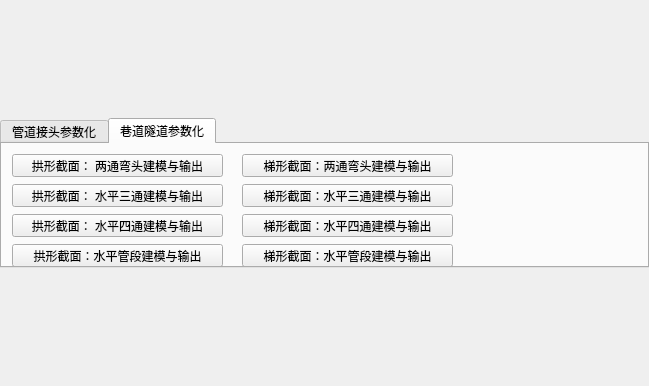
<?xml version="1.0" encoding="UTF-8"?>
<ui version="4.0">
 <class>iXModeBuilderSDK</class>
 <widget class="QMainWindow" name="iXModeBuilderSDK">
  <property name="geometry">
   <rect>
    <x>0</x>
    <y>0</y>
    <width>649</width>
    <height>386</height>
   </rect>
  </property>
  <property name="windowTitle">
   <string>iXModelBuilder-2013-SDK</string>
  </property>
  <property name="windowIcon">
   <iconset resource="myclass.qrc">
    <normaloff>:/MyClass/main.ico</normaloff>:/MyClass/main.ico</iconset>
  </property>
  <widget class="QWidget" name="centralWidget">
   <layout class="QHBoxLayout" name="horizontalLayout">
    <property name="spacing">
     <number>0</number>
    </property>
    <property name="margin">
     <number>0</number>
    </property>
    <item>
     <layout class="QVBoxLayout" name="verticalLayout">
      <property name="spacing">
       <number>0</number>
      </property>
      <item>
       <widget class="QTabWidget" name="tabWidget">
        <property name="sizePolicy">
         <sizepolicy hsizetype="Expanding" vsizetype="Fixed">
          <horstretch>0</horstretch>
          <verstretch>0</verstretch>
         </sizepolicy>
        </property>
        <property name="minimumSize">
         <size>
          <width>0</width>
          <height>150</height>
         </size>
        </property>
        <property name="maximumSize">
         <size>
          <width>16777215</width>
          <height>150</height>
         </size>
        </property>
        <property name="currentIndex">
         <number>1</number>
        </property>
        <widget class="QWidget" name="tab">
         <attribute name="title">
          <string>管道接头参数化</string>
         </attribute>
         <widget class="QPushButton" name="circlePipe_1">
          <property name="geometry">
           <rect>
            <x>10</x>
            <y>10</y>
            <width>211</width>
            <height>23</height>
           </rect>
          </property>
          <property name="text">
           <string>圆形截面： 两通弯头建模与输出</string>
          </property>
         </widget>
         <widget class="QPushButton" name="rectPipe_1">
          <property name="geometry">
           <rect>
            <x>250</x>
            <y>10</y>
            <width>211</width>
            <height>23</height>
           </rect>
          </property>
          <property name="text">
           <string>方形截面：两通弯头建模与输出</string>
          </property>
         </widget>
         <widget class="QPushButton" name="circlePipe_2">
          <property name="geometry">
           <rect>
            <x>10</x>
            <y>40</y>
            <width>211</width>
            <height>23</height>
           </rect>
          </property>
          <property name="text">
           <string>圆形截面： 水平三通建模与输出</string>
          </property>
         </widget>
         <widget class="QPushButton" name="circlePipe_4">
          <property name="geometry">
           <rect>
            <x>10</x>
            <y>100</y>
            <width>211</width>
            <height>23</height>
           </rect>
          </property>
          <property name="text">
           <string>圆形截面： 四通接头建模与输出</string>
          </property>
         </widget>
         <widget class="QPushButton" name="circlePipe_3">
          <property name="geometry">
           <rect>
            <x>10</x>
            <y>70</y>
            <width>211</width>
            <height>23</height>
           </rect>
          </property>
          <property name="text">
           <string>圆形截面： 竖直三通建模与输出</string>
          </property>
         </widget>
         <widget class="QPushButton" name="rectPipe_2">
          <property name="geometry">
           <rect>
            <x>250</x>
            <y>40</y>
            <width>211</width>
            <height>23</height>
           </rect>
          </property>
          <property name="text">
           <string>方形截面：水平三通建模与输出</string>
          </property>
         </widget>
         <widget class="QPushButton" name="rectPipe_3">
          <property name="geometry">
           <rect>
            <x>250</x>
            <y>70</y>
            <width>211</width>
            <height>23</height>
           </rect>
          </property>
          <property name="text">
           <string>方形截面：竖直三通建模与输出</string>
          </property>
         </widget>
         <widget class="QPushButton" name="rectPipe_4">
          <property name="geometry">
           <rect>
            <x>250</x>
            <y>100</y>
            <width>211</width>
            <height>23</height>
           </rect>
          </property>
          <property name="text">
           <string>方形截面：四通接头建模与输出</string>
          </property>
         </widget>
         <widget class="QPushButton" name="rectPipeLine">
          <property name="geometry">
           <rect>
            <x>490</x>
            <y>40</y>
            <width>181</width>
            <height>23</height>
           </rect>
          </property>
          <property name="text">
           <string>方形截面：管段建模与输出</string>
          </property>
         </widget>
         <widget class="QPushButton" name="circlePipeLine">
          <property name="geometry">
           <rect>
            <x>490</x>
            <y>10</y>
            <width>181</width>
            <height>23</height>
           </rect>
          </property>
          <property name="text">
           <string>圆形截面：管段建模与输出</string>
          </property>
         </widget>
        </widget>
        <widget class="QWidget" name="tab_2">
         <attribute name="title">
          <string>巷道隧道参数化</string>
         </attribute>
         <widget class="QPushButton" name="ladderPipe_4_h">
          <property name="geometry">
           <rect>
            <x>240</x>
            <y>70</y>
            <width>211</width>
            <height>23</height>
           </rect>
          </property>
          <property name="text">
           <string>梯形截面：水平四通建模与输出</string>
          </property>
         </widget>
         <widget class="QPushButton" name="ladderPipe_3_h">
          <property name="geometry">
           <rect>
            <x>240</x>
            <y>40</y>
            <width>211</width>
            <height>23</height>
           </rect>
          </property>
          <property name="text">
           <string>梯形截面：水平三通建模与输出</string>
          </property>
         </widget>
         <widget class="QPushButton" name="ladderPipe_2">
          <property name="geometry">
           <rect>
            <x>240</x>
            <y>10</y>
            <width>211</width>
            <height>23</height>
           </rect>
          </property>
          <property name="text">
           <string>梯形截面：两通弯头建模与输出</string>
          </property>
         </widget>
         <widget class="QPushButton" name="arcPipe_2">
          <property name="geometry">
           <rect>
            <x>10</x>
            <y>10</y>
            <width>211</width>
            <height>23</height>
           </rect>
          </property>
          <property name="text">
           <string>拱形截面： 两通弯头建模与输出</string>
          </property>
         </widget>
         <widget class="QPushButton" name="arcPipe_4_h">
          <property name="geometry">
           <rect>
            <x>10</x>
            <y>70</y>
            <width>211</width>
            <height>23</height>
           </rect>
          </property>
          <property name="text">
           <string>拱形截面： 水平四通建模与输出</string>
          </property>
         </widget>
         <widget class="QPushButton" name="arcPipe_3_h">
          <property name="geometry">
           <rect>
            <x>10</x>
            <y>40</y>
            <width>211</width>
            <height>23</height>
           </rect>
          </property>
          <property name="text">
           <string>拱形截面： 水平三通建模与输出</string>
          </property>
         </widget>
         <widget class="QPushButton" name="arcPipeLine">
          <property name="geometry">
           <rect>
            <x>10</x>
            <y>100</y>
            <width>211</width>
            <height>23</height>
           </rect>
          </property>
          <property name="text">
           <string>拱形截面：水平管段建模与输出</string>
          </property>
         </widget>
         <widget class="QPushButton" name="ladderPipeLine">
          <property name="geometry">
           <rect>
            <x>240</x>
            <y>100</y>
            <width>211</width>
            <height>23</height>
           </rect>
          </property>
          <property name="text">
           <string>梯形截面：水平管段建模与输出</string>
          </property>
         </widget>
        </widget>
       </widget>
      </item>
      <item>
       <layout class="QGridLayout" name="gridLayout">
        <property name="spacing">
         <number>0</number>
        </property>
       </layout>
      </item>
     </layout>
    </item>
   </layout>
  </widget>
  <action name="action">
   <property name="text">
    <string>圆形截面管道建模</string>
   </property>
  </action>
  <action name="action_2">
   <property name="text">
    <string>方形截面管道建模</string>
   </property>
  </action>
 </widget>
 <layoutdefault spacing="6" margin="11"/>
 <resources>
  <include location="myclass.qrc"/>
 </resources>
 <connections>
  <connection>
   <sender>circlePipe_1</sender>
   <signal>clicked()</signal>
   <receiver>iXModeBuilderSDK</receiver>
   <slot>slotCirclePipe1()</slot>
   <hints>
    <hint type="sourcelabel">
     <x>118</x>
     <y>53</y>
    </hint>
    <hint type="destinationlabel">
     <x>292</x>
     <y>192</y>
    </hint>
   </hints>
  </connection>
  <connection>
   <sender>circlePipe_2</sender>
   <signal>clicked()</signal>
   <receiver>iXModeBuilderSDK</receiver>
   <slot>slotCirclePipe2()</slot>
   <hints>
    <hint type="sourcelabel">
     <x>118</x>
     <y>73</y>
    </hint>
    <hint type="destinationlabel">
     <x>384</x>
     <y>192</y>
    </hint>
   </hints>
  </connection>
  <connection>
   <sender>circlePipe_3</sender>
   <signal>clicked()</signal>
   <receiver>iXModeBuilderSDK</receiver>
   <slot>slotCirclePipe3()</slot>
   <hints>
    <hint type="sourcelabel">
     <x>118</x>
     <y>103</y>
    </hint>
    <hint type="destinationlabel">
     <x>384</x>
     <y>192</y>
    </hint>
   </hints>
  </connection>
  <connection>
   <sender>circlePipe_4</sender>
   <signal>clicked()</signal>
   <receiver>iXModeBuilderSDK</receiver>
   <slot>slotCirclePipe4()</slot>
   <hints>
    <hint type="sourcelabel">
     <x>118</x>
     <y>133</y>
    </hint>
    <hint type="destinationlabel">
     <x>384</x>
     <y>192</y>
    </hint>
   </hints>
  </connection>
  <connection>
   <sender>rectPipe_1</sender>
   <signal>clicked()</signal>
   <receiver>iXModeBuilderSDK</receiver>
   <slot>slotRectPipe1()</slot>
   <hints>
    <hint type="sourcelabel">
     <x>348</x>
     <y>43</y>
    </hint>
    <hint type="destinationlabel">
     <x>384</x>
     <y>192</y>
    </hint>
   </hints>
  </connection>
  <connection>
   <sender>rectPipe_2</sender>
   <signal>clicked()</signal>
   <receiver>iXModeBuilderSDK</receiver>
   <slot>slotRectPipe2()</slot>
   <hints>
    <hint type="sourcelabel">
     <x>348</x>
     <y>73</y>
    </hint>
    <hint type="destinationlabel">
     <x>384</x>
     <y>192</y>
    </hint>
   </hints>
  </connection>
  <connection>
   <sender>rectPipe_3</sender>
   <signal>clicked()</signal>
   <receiver>iXModeBuilderSDK</receiver>
   <slot>slotRectPipe3()</slot>
   <hints>
    <hint type="sourcelabel">
     <x>348</x>
     <y>103</y>
    </hint>
    <hint type="destinationlabel">
     <x>384</x>
     <y>192</y>
    </hint>
   </hints>
  </connection>
  <connection>
   <sender>rectPipe_4</sender>
   <signal>clicked()</signal>
   <receiver>iXModeBuilderSDK</receiver>
   <slot>slotRectPipe4()</slot>
   <hints>
    <hint type="sourcelabel">
     <x>348</x>
     <y>133</y>
    </hint>
    <hint type="destinationlabel">
     <x>384</x>
     <y>192</y>
    </hint>
   </hints>
  </connection>
  <connection>
   <sender>circlePipeLine</sender>
   <signal>clicked()</signal>
   <receiver>iXModeBuilderSDK</receiver>
   <slot>slotCirclePipeLine()</slot>
   <hints>
    <hint type="sourcelabel">
     <x>583</x>
     <y>43</y>
    </hint>
    <hint type="destinationlabel">
     <x>384</x>
     <y>192</y>
    </hint>
   </hints>
  </connection>
  <connection>
   <sender>rectPipeLine</sender>
   <signal>clicked()</signal>
   <receiver>iXModeBuilderSDK</receiver>
   <slot>slotRectPipeLine()</slot>
   <hints>
    <hint type="sourcelabel">
     <x>583</x>
     <y>73</y>
    </hint>
    <hint type="destinationlabel">
     <x>384</x>
     <y>192</y>
    </hint>
   </hints>
  </connection>
  <connection>
   <sender>arcPipe_2</sender>
   <signal>clicked()</signal>
   <receiver>iXModeBuilderSDK</receiver>
   <slot>slotArcPipe_2()</slot>
   <hints>
    <hint type="sourcelabel">
     <x>118</x>
     <y>43</y>
    </hint>
    <hint type="destinationlabel">
     <x>324</x>
     <y>192</y>
    </hint>
   </hints>
  </connection>
  <connection>
   <sender>arcPipe_3_h</sender>
   <signal>clicked()</signal>
   <receiver>iXModeBuilderSDK</receiver>
   <slot>slotArcPipe_3_h()</slot>
   <hints>
    <hint type="sourcelabel">
     <x>118</x>
     <y>73</y>
    </hint>
    <hint type="destinationlabel">
     <x>324</x>
     <y>192</y>
    </hint>
   </hints>
  </connection>
  <connection>
   <sender>arcPipe_4_h</sender>
   <signal>clicked()</signal>
   <receiver>iXModeBuilderSDK</receiver>
   <slot>slotArcPipe_4_h()</slot>
   <hints>
    <hint type="sourcelabel">
     <x>118</x>
     <y>103</y>
    </hint>
    <hint type="destinationlabel">
     <x>324</x>
     <y>192</y>
    </hint>
   </hints>
  </connection>
  <connection>
   <sender>arcPipeLine</sender>
   <signal>clicked()</signal>
   <receiver>iXModeBuilderSDK</receiver>
   <slot>slotArcPipeLine()</slot>
   <hints>
    <hint type="sourcelabel">
     <x>118</x>
     <y>133</y>
    </hint>
    <hint type="destinationlabel">
     <x>324</x>
     <y>192</y>
    </hint>
   </hints>
  </connection>
  <connection>
   <sender>ladderPipe_2</sender>
   <signal>clicked()</signal>
   <receiver>iXModeBuilderSDK</receiver>
   <slot>slotLadderPipe_2()</slot>
   <hints>
    <hint type="sourcelabel">
     <x>348</x>
     <y>43</y>
    </hint>
    <hint type="destinationlabel">
     <x>324</x>
     <y>192</y>
    </hint>
   </hints>
  </connection>
  <connection>
   <sender>ladderPipe_3_h</sender>
   <signal>clicked()</signal>
   <receiver>iXModeBuilderSDK</receiver>
   <slot>slotLadderPipe_3_h()</slot>
   <hints>
    <hint type="sourcelabel">
     <x>348</x>
     <y>73</y>
    </hint>
    <hint type="destinationlabel">
     <x>324</x>
     <y>192</y>
    </hint>
   </hints>
  </connection>
  <connection>
   <sender>ladderPipe_4_h</sender>
   <signal>clicked()</signal>
   <receiver>iXModeBuilderSDK</receiver>
   <slot>slotLadderPipe_4_h()</slot>
   <hints>
    <hint type="sourcelabel">
     <x>348</x>
     <y>103</y>
    </hint>
    <hint type="destinationlabel">
     <x>324</x>
     <y>192</y>
    </hint>
   </hints>
  </connection>
  <connection>
   <sender>ladderPipeLine</sender>
   <signal>clicked()</signal>
   <receiver>iXModeBuilderSDK</receiver>
   <slot>slotLadderPipeLine()</slot>
   <hints>
    <hint type="sourcelabel">
     <x>348</x>
     <y>133</y>
    </hint>
    <hint type="destinationlabel">
     <x>324</x>
     <y>192</y>
    </hint>
   </hints>
  </connection>
 </connections>
 <slots>
  <slot>slotCirclePipe1()</slot>
  <slot>slotCirclePipe2()</slot>
  <slot>slotCirclePipe3()</slot>
  <slot>slotCirclePipe4()</slot>
  <slot>slotRectPipe1()</slot>
  <slot>slotRectPipe2()</slot>
  <slot>slotRectPipe3()</slot>
  <slot>slotRectPipe4()</slot>
  <slot>slotCirclePipeLine()</slot>
  <slot>slotRectPipeLine()</slot>
  <slot>slotLadderPipe_2()</slot>
  <slot>slotLadderPipe_3_h()</slot>
  <slot>slotLadderPipe_4_h()</slot>
  <slot>slotLadderPipeLine()</slot>
  <slot>slotArcPipe_2()</slot>
  <slot>slotArcPipe_3_h()</slot>
  <slot>slotArcPipe_4_h()</slot>
  <slot>slotArcPipeLine()</slot>
 </slots>
</ui>
